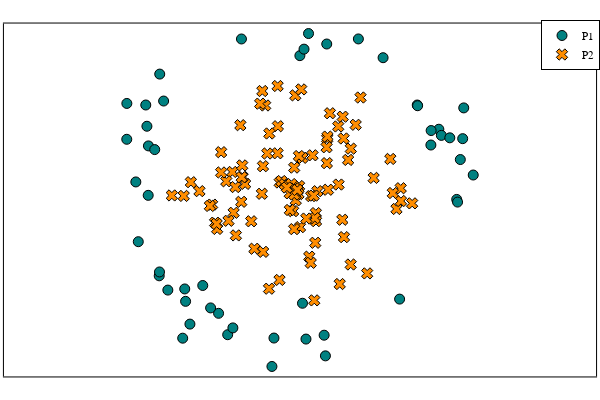

Here is the notebook cell this chart was saved with:
### Code cell
plot_P_Q(large, large_disk; 
        P_label = "P1", 
        Q_label = "P2",
        aspect_ratio = :equal, )

### Figure 1 — Plotly figure (JSON) as saved in the notebook; plotly's stock layout.template omitted (floating-point values rounded to 4 significant figures)
{"data": [{"colorbar": {"len": 0.9803, "title": "", "x": 0.9934, "y": 0.5}, "legendgroup": "P1", "marker": {"color": "rgba(0, 129, 129, 1.000)", "line": {"color": "rgba(0, 0, 0, 1.000)", "width": 1}, "size": 10, "symbol": "circle"}, "mode": "markers", "name": "P1", "showlegend": true, "type": "scatter", "x": [-1.301, -1.995, 1.739, -1.601, -1.607, 2.037, 1.953, -1.503, -1.994, 1.644, -1.736, -1.886, 0.3819, -0.7875, -0.2338, -1.66, 0.1074, 0.3975, 0.3664, -0.2581, -1.554, -1.739, -1.603, -1.086, 1.072, -1.767, 1.647, 1.48, 1.769, 1.485, -1.754, 1.963, 2.15, -1.857, -0.8965, -0.7254, 1.269, 2.024, -0.6227, -1.239, 0.07636, 0.7762, 0.1257, 1.87, -1.326, -1.291, 0.1798, 0.1492, 1.996, -0.9919], "xaxis": "x", "y": [-1.282, 0.7072, 0.8408, 1.574, -1.108, 1.124, -0.09201, -1.297, 1.184, 0.631, 0.6193, 0.1402, -2.172, -1.891, -1.935, 0.5704, -1.473, 1.974, -1.897, -2.313, 1.216, -0.03799, -1.056, -1.236, 1.792, 1.163, 0.8233, 1.163, 0.7592, 1.153, 0.8806, -0.1276, 0.2323, -0.6541, -1.606, -1.8, -1.417, 0.7156, 2.041, -1.75, 1.819, 2.041, 1.906, 0.7269, -1.937, -1.447, 2.113, -1.949, 0.4379, -1.534], "yaxis": "y"}, {"colorbar": {"len": 0.9803, "title": "", "x": 0.9934, "y": 0.5}, "legendgroup": "P2", "marker": {"color": "rgba(255, 141, 0, 1.000)", "line": {"color": "rgba(0, 0, 0, 1.000)", "width": 1}, "size": 10, "symbol": "x"}, "mode": "markers", "name": "P2", "showlegend": true, "type": "scatter", "x": [-0.165, 0.9587, -0.339, 0.02875, 1.159, -0.9386, -1.125, -0.01534, 0.06661, -0.866, 0.008024, 0.5844, 0.04988, -0.7166, 0.5995, -0.1442, 0.535, -0.9738, 1.283, 0.8021, -0.9135, -0.5787, 0.6844, -0.1869, 0.5394, -0.7309, 0.05934, -1.001, -0.004509, 0.07783, -0.1049, -0.6893, 0.2862, -0.7776, -0.6253, 0.2113, 1.232, -0.3727, -0.04542, 0.6038, 0.267, 0.4125, -0.3783, 0.1058, 0.5887, -0.1908, -0.2931, 0.02718, -0.8041, 0.4025, 0.2482, 0.2415, -0.8657, -0.3636, -1.456, 0.744, -0.399, -0.6088, -0.4682, -0.6952, 0.1882, -1.314, -0.5062, 0.4358, 0.06505, -0.314, -0.1675, -0.3654, 0.00786, 0.6536, 1.285, 0.6858, -0.9195, 0.2694, 0.02144, 0.5528, -0.04361, 0.3994, 0.2547, -0.6137, 1.188, 1.419, -0.02567, 0.01236, 0.008296, 0.09224, 0.3961, -0.6357, 0.2598, 0.1534, 0.4067, -0.2889, -0.6203, -0.07912, -1.228, 0.2276, 0.2063, -0.1902, 0.04519, 0.8813], "xaxis": "x", "y": [0.1328, 0.1939, 1.156, -0.02365, 0.4459, -0.4017, 0.01809, 0.01377, 0.08575, 0.5361, 0.3308, -0.3621, 0.03085, -0.2696, 0.7181, 0.1522, 0.8777, -0.1613, 0.05673, 1.263, -0.4845, 0.1144, -0.9575, 0.8807, 0.1055, 0.2731, -0.02076, -0.1788, -0.2477, -0.4608, 0.1087, -0.5706, 0.01735, -0.3764, -0.1241, -0.04816, -0.2191, 1.349, -0.01148, -0.5935, -0.2741, 0.03665, -0.01688, 0.4608, 1.007, 0.521, -1.279, -0.104, 0.1489, 0.7164, -1.434, -0.04138, 0.2665, -0.7889, -0.03921, 0.9, 1.181, 0.2058, -0.7475, 0.07204, -0.8531, -0.04558, -0.3828, 1.053, 0.4845, 0.5181, -1.162, 0.3493, -0.487, 0.4329, -0.1131, 0.583, -0.4167, -0.3807, 1.291, -1.217, -0.2326, 0.3901, -0.3409, 0.3598, -0.007102, -0.1443, 0.1123, 0.05348, -0.02708, 1.37, 0.6009, 0.8949, -0.6687, -0.3466, 0.7432, 0.7844, 0.2023, 0.06608, 0.1369, 0.4942, -0.9352, 1.416, 0.03329, -1.076], "yaxis": "y"}], "layout": {"annotations": [], "height": 400, "legend": {"bgcolor": "rgba(255, 255, 255, 1.000)", "bordercolor": "rgba(0, 0, 0, 1.000)", "borderwidth": 1, "font": {"color": "rgba(0, 0, 0, 1.000)", "family": "sans-serif", "size": 11}, "title": {"font": {"color": "rgba(0, 0, 0, 1.000)", "family": "sans-serif", "size": 15}, "text": ""}, "tracegroupgap": 0, "traceorder": "normal", "x": 1, "xanchor": "auto", "y": 1, "yanchor": "auto"}, "margin": {"b": 20, "l": 0, "r": 0, "t": 20}, "paper_bgcolor": "rgba(255, 255, 255, 1.000)", "plot_bgcolor": "rgba(255, 255, 255, 1.000)", "showlegend": true, "width": 600, "xaxis": {"anchor": "y", "domain": [0.006562, 0.9934], "gridcolor": "rgba(0, 0, 0, 0.100)", "gridwidth": 0.5, "linecolor": "rgba(0, 0, 0, 1.000)", "mirror": true, "range": [-3.465, 3.62], "showgrid": true, "showline": true, "showticklabels": true, "tickangle": 0, "tickcolor": "rgb(0, 0, 0)", "tickfont": {"color": "rgba(0, 0, 0, 1.000)", "family": "sans-serif", "size": 11}, "tickmode": "array", "ticks": "inside", "ticktext": [], "tickvals": [], "title": "", "titlefont": {"color": "rgba(0, 0, 0, 1.000)", "family": "sans-serif", "size": 15}, "type": "-", "visible": true, "zeroline": false, "zerolinecolor": "rgba(0, 0, 0, 1.000)"}, "yaxis": {"anchor": "x", "domain": [0.009843, 0.9902], "gridcolor": "rgba(0, 0, 0, 0.100)", "gridwidth": 0.5, "linecolor": "rgba(0, 0, 0, 1.000)", "mirror": true, "range": [-2.446, 2.246], "showgrid": true, "showline": true, "showticklabels": true, "tickangle": 0, "tickcolor": "rgb(0, 0, 0)", "tickfont": {"color": "rgba(0, 0, 0, 1.000)", "family": "sans-serif", "size": 11}, "tickmode": "array", "ticks": "inside", "ticktext": [], "tickvals": [], "title": "", "titlefont": {"color": "rgba(0, 0, 0, 1.000)", "family": "sans-serif", "size": 15}, "type": "-", "visible": true, "zeroline": false, "zerolinecolor": "rgba(0, 0, 0, 1.000)"}}}
